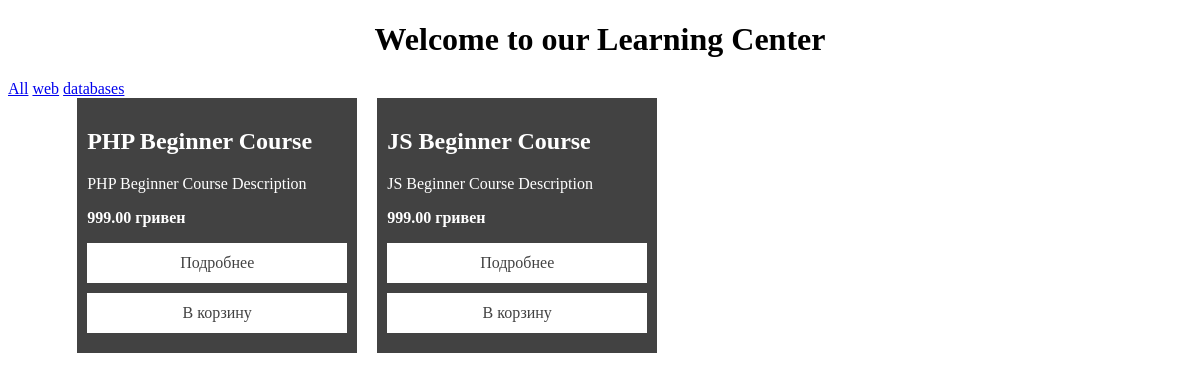
The page /index.php?category=web on the database its author committed.
### tables this page shows
CREATE TABLE IF NOT EXISTS `products` (
  `id` int NOT NULL AUTO_INCREMENT,
  `name` varchar(255) NOT NULL,
  `description` varchar(255) DEFAULT NULL,
  `category` varchar(255) NOT NULL,
  `price` double(8,2) NOT NULL DEFAULT '0.00',
  `photo` varchar(255) DEFAULT NULL,
  PRIMARY KEY (`id`)
);

### index.php (the view, shortened to what this page needs)
<?php
include "db.php";
$req = mysqli_query($connection, "SELECT * FROM products");
$data_from_db = [];
while ($result = mysqli_fetch_assoc($req)) {
    $data_from_db[] = $result;
}
$req = mysqli_query($connection, "SELECT DISTINCT category FROM products");
$categories_from_db = [];
while ($result = mysqli_fetch_assoc($req)) {
    $categories_from_db[] = $result['category'];
}
?>
<!DOCTYPE html>
<html lang="en">
<head>
</head>
<body>
<h1>Welcome to our Learning Center</h1>
<a href="index.php">All</a>
<?php foreach ($categories_from_db as $category): ?>
    <a href="index.php?category=<?php echo $category ?>"><?php echo $category ?></a>
<?php endforeach; ?>
<div id="wrapper">
    <?php foreach ($data_from_db as $course_item):
        if ((isset($_GET['category']) && ($course_item['category'] == $_GET['category'])) || !isset($_GET['category'])) {
            ?>
            <div class="course_item">
                <h2>
                    <?php echo $course_item['name'] ?>
                </h2>
                <p>
                    <?php echo $course_item['description'] ?>
                </p>
                <p><strong>
                        <?php echo $course_item['price'] ?> гривен
                    </strong></p>
                <a href="single.php?id=<?php echo $course_item['id'] ?>">
                    Подробнее
                </a>
                <a href="basket.php?course_id=<?php echo $course_item['id'] ?>">
                    В корзину
                </a>
            </div>
        <?php }
    endforeach; ?>
</div>
</body>
</html>

### index.php (style rules this page uses)
body { font-family: Tahoma, serif; }
h1 { text-align: center; }
#wrapper { display: flex; flex-direction: row; align-content: stretch; flex-wrap: wrap; width: 90%; margin: 0 auto; overflow: hidden; }
.course_item { width: 260px; float: left; background: #424242; color: #fff; margin: 0 10px; padding: 10px; }
.course_item a { display: block; color: #424242; text-decoration: none; text-align: center; border: 1px solid #fff; padding: 10px 0; margin: 0 0 10px 0; background: #fff; }

### rows shown on the page
products: name "PHP Beginner Course", description "PHP Beginner Course Description", price "999.00"
products: name "JS Beginner Course", description "JS Beginner Course Description", price "999.00"

### other values the page prints
$category "web"
$category "databases"
